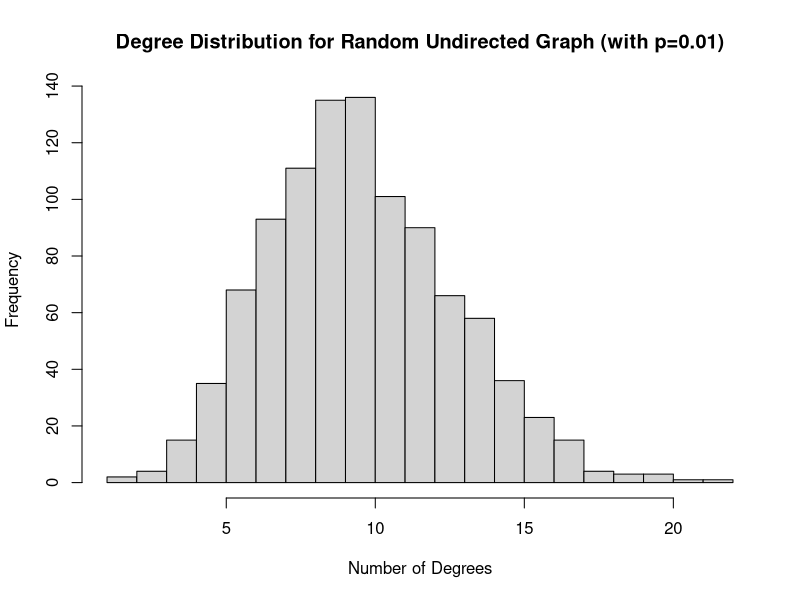
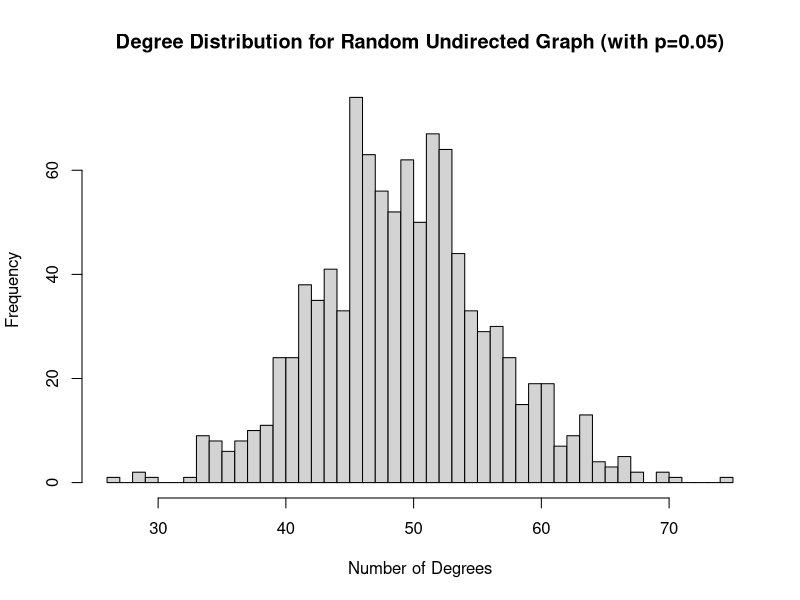
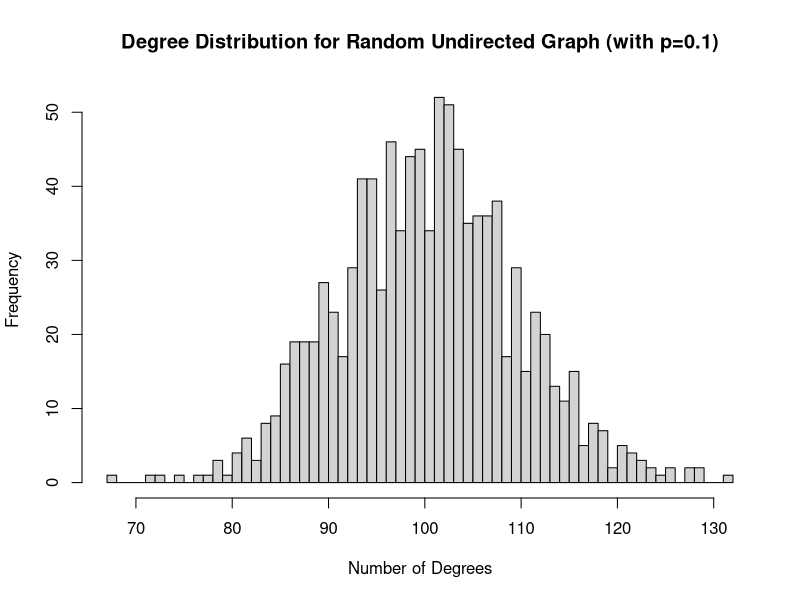

R code for these plots, in order:
# load igraph library
library("igraph") 

#### QUESTION 1 - PART A ####

# vector to probabilities of drawing edge
probabilities <- c(0.01, 0.05, 0.1) 
nodes <- 1000
# draw random undirected graphs with above probabilities
graph_1 <- random.graph.game(n = nodes, p = probabilities[1],directed = FALSE)
graph_2 <- random.graph.game(n = nodes, p = probabilities[2],directed = FALSE)
graph_3 <- random.graph.game(n = nodes, p = probabilities[3],directed = FALSE)

# get degrees of all graphs in vector format
degree_1 <- degree(graph = graph_1)
degree_2 <- degree(graph = graph_2)
degree_3 <- degree(graph = graph_3)

# plot the degree distribution for each graph
degree_dist_1 <- hist(x = degree_1, breaks = seq(from = min(degree_1), to = max(degree_1), by=1), main = "Degree Distribution for Random Undirected Graph (with p=0.01)", xlab = "Number of Degrees")
degree_dist_2 <- hist(x = degree_2, breaks = seq(from = min(degree_2), to = max(degree_2), by=1), main = "Degree Distribution for Random Undirected Graph (with p=0.05)", xlab = "Number of Degrees")
degree_dist_3 <- hist(x = degree_3, breaks = seq(from = min(degree_3), to = max(degree_3), by=1), main = "Degree Distribution for Random Undirected Graph (with p=0.1)", xlab = "Number of Degrees")

#### QUESTION 1 - PART B ####

cat("Random Undirected Graph (with p=0.01) is ", (is.connected(graph_1)), " CONNECTED with average diameter :", (diameter(graph_1)))
cat("Random Undirected Graph (with p=0.05) is ", (is.connected(graph_1)), " CONNECTED with average diameter :", (diameter(graph_2)))
cat("Random Undirected Graph (with p=0.1) is ", (is.connected(graph_1)), " CONNECTED with average diameter :",  (diameter(graph_3)))

# obtain average of connectivity and diameter 
connected_1 <- connected_2 <- connected_3 <- 0
diameter_1 <- diameter_2 <- diameter_3 <- 0

# iteration 100 times to get better observation
for (i in 2:100) {
  connected_1 <- connected_1 + is.connected(graph_1)
  connected_2 <- connected_2 + is.connected(graph_2)
  connected_3 <- connected_3 + is.connected(graph_3)
  
  diameter_1 <- diameter_1 + diameter(graph_1)
  diameter_2 <- diameter_2 + diameter(graph_2)  
  diameter_3 <- diameter_3 + diameter(graph_3)
  
  graph_1 <- random.graph.game(n = nodes, p = probabilities[1],directed = FALSE)
  graph_2 <- random.graph.game(n = nodes, p = probabilities[2],directed = FALSE)
  graph_3 <- random.graph.game(n = nodes, p = probabilities[3],directed = FALSE)
  
}

cat("Random Undirected Graph (with p=0.01) is ", (connected_1), "% CONNECTED with average diameter :", (diameter_1 / 100))
cat("Random Undirected Graph (with p=0.05) is ", (connected_2), "% CONNECTED with average diameter :", (diameter_2 / 100))
cat("Random Undirected Graph (with p=0.1) is ", (connected_3), "% CONNECTED with average diameter :", (diameter_3 / 100))

#### QUESTION 1 - PART C ####

# obtain average of prob_c for better analysis
probability_C <- 0

# iterate 100 times to get better observations
for (i in 1:100) {
  probability_c <- 0.000
  graph_c <- random.graph.game(n = nodes, p = probability_c,directed = FALSE)
  while(!(is.connected(graph_c))) {
    probability_c <- probability_c + 0.001
    graph_c <- random.graph.game(n = nodes, p = probability_c,directed = FALSE)
  }
  probability_C <- probability_C + probability_c
}

cat("Average probability_c value generated for random network is : ", (probability_C / 100)) 


